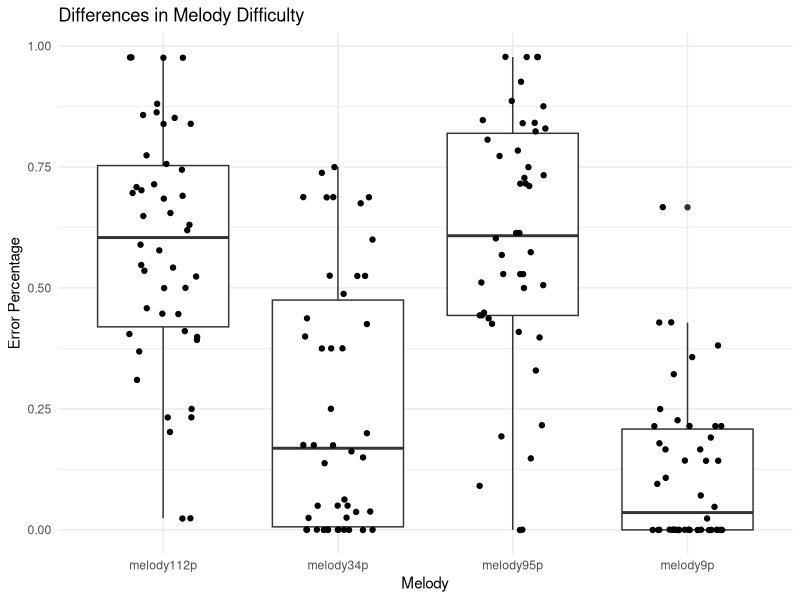
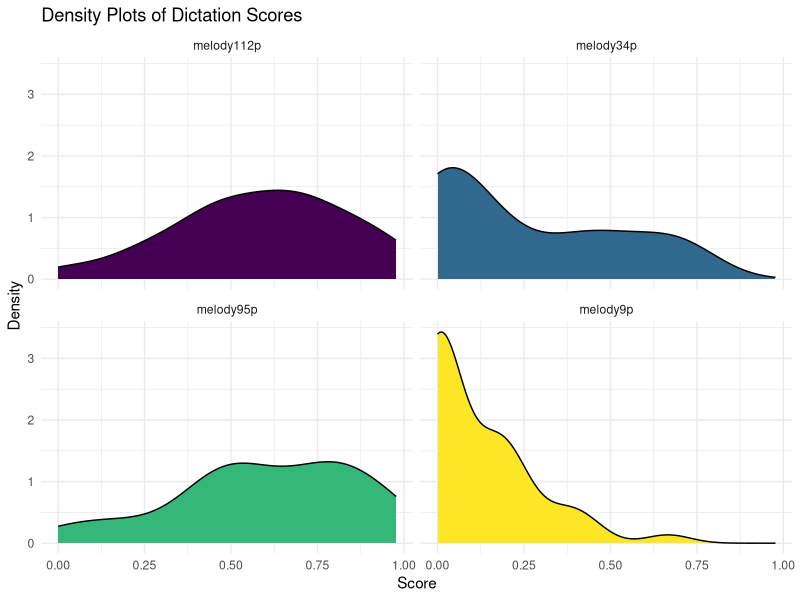
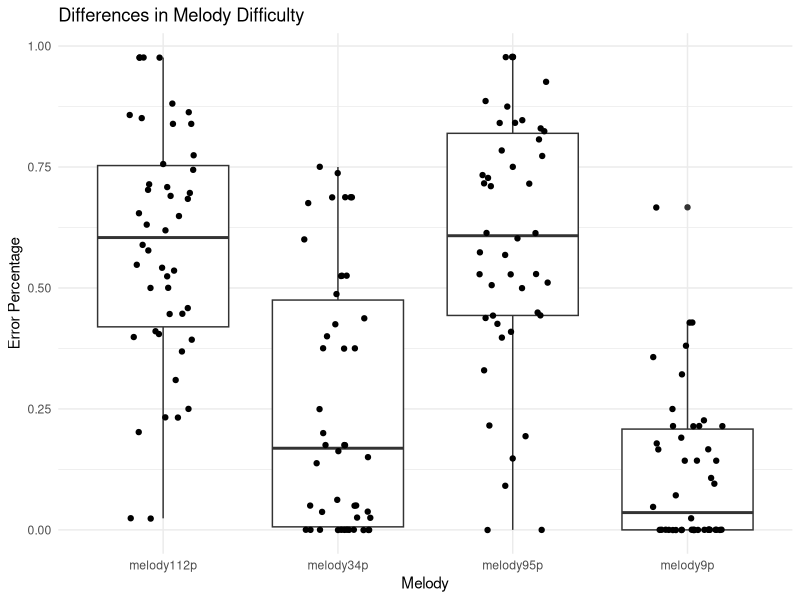
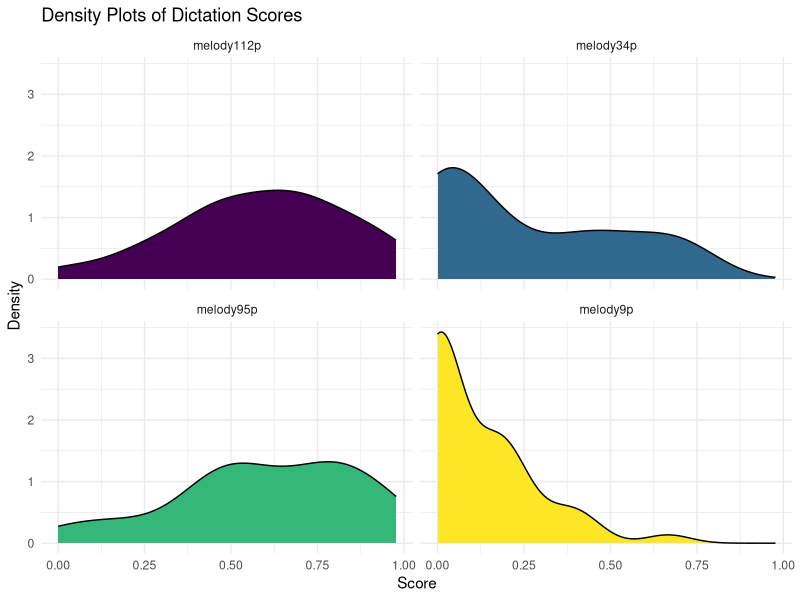

Reproduce these figures in R, in order. (Note: this script raises an error after producing the figures.)
#--------------------------------------------------
# Experimental Analyses
#--------------------------------------------------
library(tidyverse)
library(lme4)
library(viridis)
library(lmerTest)
#--------------------------------------------------

melody.long <- read.csv("experiment/data/melodic_data.csv")

ggplot(melody.long, aes(melody,score)) + 
  geom_boxplot() + 
  geom_jitter(width = 0.2) + 
  labs(title = "Differences in Melody Difficulty", x = "Melody", y = "Error Percentage") +
  theme_minimal() -> melody_differences

melody_differences

ggsave(filename = "document/img/melody_differences.png", melody_differences)

ggplot(melody.long, aes(score , fill = melody)) + 
  geom_density() + 
  facet_wrap(~melody) +
  scale_fill_viridis(discrete = TRUE) +
  guides(fill = FALSE) +
  theme_minimal() +
  labs(title = "Density Plots of Dictation Scores", x = "Score", y = "Density") -> melody_difficulty

melody_difficulty 

ggsave(filename = "document/img/melody_difficulty.png", melody_difficulty)

#--------------------------------------------------
# Mixed Effects Modeling 

# First Null Model
# Just Effect of Melody -- RM ANOVA
# Fit effect of wmc -- Add Covariates
# Fit effect of gf
# Musical Training
# More specific Measures
# RM ANOVA 
# Random Intercept of Melody (RMANVOA)

model.0 <- lmer(score ~ (1|subjectNo) , data = melody.long)

anova(model.0)
summary(model.0)

model.1 <- lmer(score ~ melody + (1|subjectNo), data = melody.long)
anova(model.1)
summary(model.1)

anova(model.0, model.1)
melody.long

model.a <- lmer(score ~ NoteDensity  + (1|subjectNo),data = melody.long )
anova(model.a)

model.b <- lmer(score ~ Tonalness  + (1|subjectNo),data = melody.long )
anova(model.b)

model.c <- lmer(score ~ Tonalness*NoteDensity + (1|subjectNo),data = melody.long )
anova(model.c)

model.d <- ezANOVA(data = melody.long,
                   dv = .(score), wid = .(subjectNo),
                   within = c(Tonalness, NoteDensity),
                   type = 3, detailed = TRUE)
apa.ezANOVA.table(model.d, 
                  table.number = 1)

#--------------------------------------------------
# More?
model.e <- ezANOVA(data = melody.long,
                   dv = .(score), wid = .(subjectNo),
                   within = .(Tonalness, NoteDensity),
                   type = 3, detailed = TRUE)

apa.ezANOVA.table(model.d, 
                  table.number = 1,
                  filename="figures/MelodyDifferences.doc")


print(model.d)
citation(package = "ez")

line1 <- ggplot(melody.long, aes(melody, score, colour = subjectNo, group = subjectNo))
line1 + stat_summary(fun.y = mean, geom = "point") + stat_summary(fun.y = mean, 
                                                                  geom = "line") + labs(x = "Melody", y = "Score")

# Random effect of slopes and intercepts
# ( countinuousPredictor | randomEffectGroup)
View(melody.long)
# Random slope of WMC within Subject Number 
model.2 <- lmer(score ~ melody + (wmc | subjectNo), data = melody.long)
anova(model.2)
summary(model.2)

model.3 <- lmer(score ~ melody + (gf | subjectNo), data = melody.long)
anova(model.3)
summary(model.3)

model.4 <- lmer(score ~ melody + (MUSICAL | subjectNo), data = melody.long)
anova(model.4)
summary(model.4)

model.5 <- lmer(score ~ melody +  gender + (1 | subjectNo), data = melody.long)
anova(model.5)
summary(model.5)

model.6 <- lmer(score ~ melody  +  baisScore + (1 | subjectNo), data = melody.long)
anova(model.6)
summary(model.6)


model.7 <- lmer(score ~ melody +  auralWeeksTaken + (1 | subjectNo), data = melody.long)
anova(model.7)
summary(model.7)

# Model Comparisons
anova(model.1, model.2)
anova(model.1, model.3)
anova(model.1, model.4)
anova(model.1, model.7)
